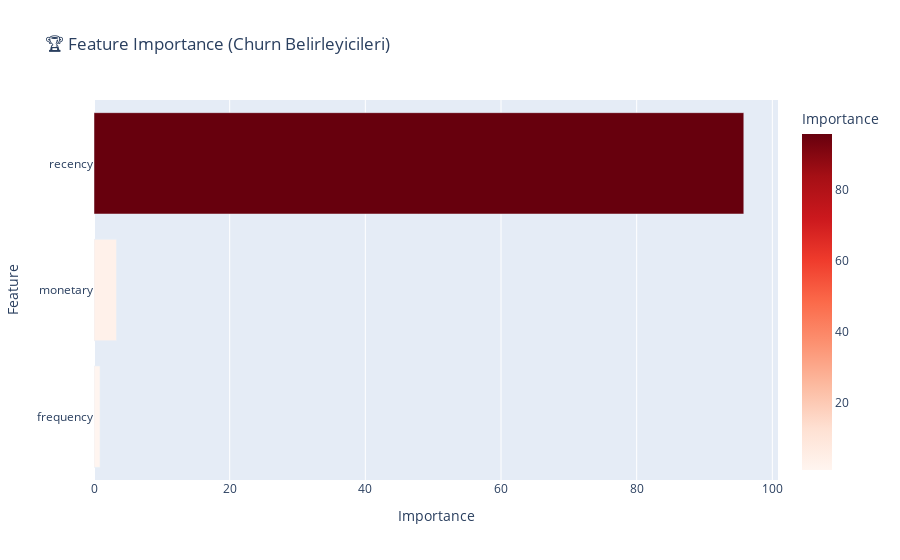

The cell this chart's notebook holds for it:
### Markdown cell above
## Adım 5: Feature Importance

**Soru:** Müşterinin churn edeceğini en çok hangi faktör belirliyor?

### Code cell
importance_df = pd.DataFrame({
    'Feature': feature_cols,
    'Importance': model.get_feature_importance()
}).sort_values('Importance', ascending=True)

fig = px.bar(importance_df, x='Importance', y='Feature', orientation='h',
             title='🏆 Feature Importance (Churn Belirleyicileri)',
             color='Importance', color_continuous_scale='Reds')
fig.show()

top_feature = importance_df.iloc[-1]
print(f"🏆 En önemli faktör: {top_feature['Feature']} (%{top_feature['Importance']:.1f})")
print(f"\n💡 Yorum: Recency en güçlü churn göstergesi - uzun süredir gelmeyen müşteri gitmiş demek.")

### Figure 1 — Plotly figure (JSON) as saved in the notebook; plotly's stock layout.template omitted (floating-point values rounded to 4 significant figures)
{"data": [{"hovertemplate": "Importance=%{marker.color}<br>Feature=%{y}<extra></extra>", "legendgroup": "", "marker": {"color": [0.8945, 3.311, 95.79], "coloraxis": "coloraxis", "pattern": {"shape": ""}}, "name": "", "orientation": "h", "showlegend": false, "textposition": "auto", "type": "bar", "x": [0.8945, 3.311, 95.79], "xaxis": "x", "y": ["frequency", "monetary", "recency"], "yaxis": "y"}], "layout": {"barmode": "relative", "coloraxis": {"colorbar": {"title": {"text": "Importance"}}, "colorscale": [[0, "rgb(255,245,240)"], [0.125, "rgb(254,224,210)"], [0.25, "rgb(252,187,161)"], [0.375, "rgb(252,146,114)"], [0.5, "rgb(251,106,74)"], [0.625, "rgb(239,59,44)"], [0.75, "rgb(203,24,29)"], [0.875, "rgb(165,15,21)"], [1, "rgb(103,0,13)"]]}, "legend": {"tracegroupgap": 0}, "title": {"text": "🏆 Feature Importance (Churn Belirleyicileri)"}, "xaxis": {"anchor": "y", "domain": [0, 1], "title": {"text": "Importance"}}, "yaxis": {"anchor": "x", "domain": [0, 1], "title": {"text": "Feature"}}}}
